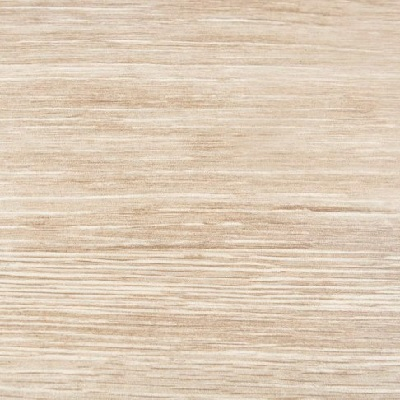
#> input picture HW2/group_5.jpg, 400 x 400 px
$ jupyter execute --allow-errors HW2.ipynb   (shell and % lines are left out)
#> lines starting #> are read from the running program, lines starting #| are printed output that depends on the picture
# Introduction
## IE423 - Group 5

In the second part of the project, we are responsible for analyzing the image that we were given and finding out out-of-control pixel values considering the each row and each column of the matrix. The image we worked on has a pixel size of 400x400 and we converted it to greyscale.

[cell 1]
import cv2
import numpy as np
import matplotlib.pyplot as plt
import seaborn as sns
sns.set(style="whitegrid")
from tqdm import tqdm

## Part 1

[cell 2]
to_grey=lambda x: cv2.cvtColor(x,cv2.COLOR_BGR2GRAY)
img=cv2.imread("group_5.jpg")
#> img is the input picture: shape (400, 400, 3); mean B, G, R 183.6, 204, 221.9
img=to_grey(img)
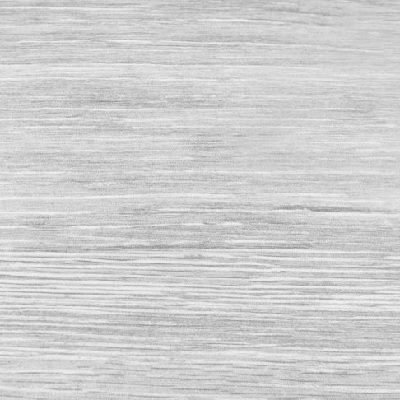
#> img: shape (400, 400); min 143, max 246, mean 207
plt.figure(figsize=(10,15))
plt.imshow(img,cmap="gray")

### a) For each row of our image, we constructed an appropriate chart for monitoring the mean and the variance. For the mean and the variance, X-bar chart and S chart are used respectively. The reason for using S chart is that sample size is greater than 10 which is the maximum sample size for using R chart.

[cell 3]
# calc of x_bar_bar and s_bar
x_bars=[]
s_s=[]
img_controlled=[]
for idx in range(400):
    row=img[idx]
    x_bar=row.mean()
    x_bars.append(x_bar)
    s_=np.std(row,ddof=1)
    s_s.append(s_)
    x_ucl=x_bar+2*s_
    x_lcl=x_bar-2*s_
    row=np.where((row>x_lcl)&(row<x_ucl),row,0)
    img_controlled.append(row)
#> this loop made 400 passes
#> (x_bar, s_, x_ucl, x_lcl) on passes 1 to 3: (200.1, 9.02, 218.1, 182), (199.9, 8.66, 217.2, 182.6), (200.7, 8.73, 218.1, 183.2)
#> after the loop, img_controlled = 400 items; s_s = 400 values, max 20.17 at index 212, min 5.04 at index 73, mean 11.31; x_bars = 400 values, max 222.6 at index 172, min 182.5 at index 247, mean 207
img_controlled=np.array(img_controlled)
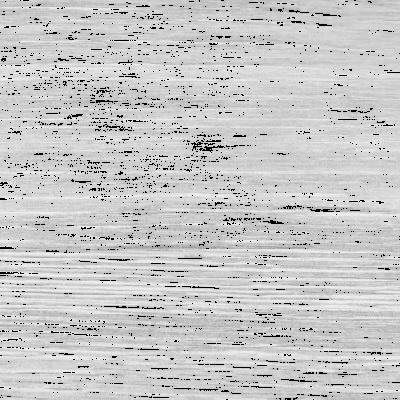
#> img_controlled: shape (400, 400); min 0, max 245, mean 198.8

[cell 4]
#applying control
fig,ax=plt.subplots(ncols=2,figsize=(20,15))
ax[0].imshow(img_controlled,cmap="gray")
ax[1].imshow(img,cmap="gray")
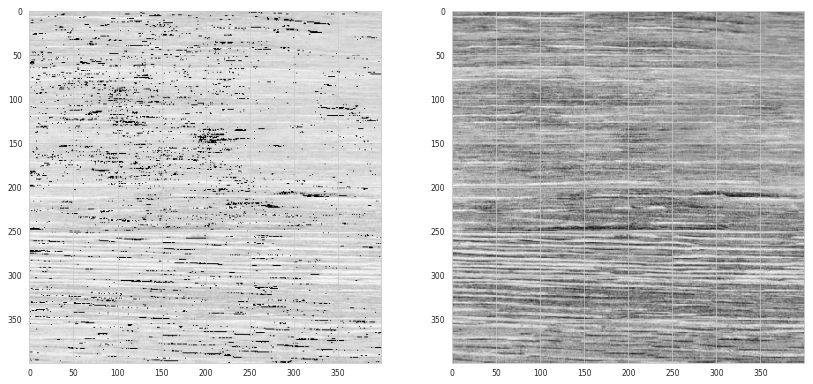
#> figure drawn by matplotlib, 2 panels

The grain texture of the image displays horizontal tendency. However, the grains are not perfectly horizontal and the slight transverse deviation from the defined rows causes high standard deviation in some of the samples. On the other hand, some of the horizontal grain texture display a better match with the row. These rows generate extremely small standard deviation because of the pixel color distribution. Because there are rows having sample standard deviation values either extremely high or extremely low, a high percentage of the sample rows are found to be out-of-control according to S chart constructed from the sample data.

[cell 5]
fig,ax=plt.subplots(nrows=2,ncols=2,figsize=(16,10))
idxs=np.random.choice(list(range(len(x_bars))),4).reshape((2,2))
#> idxs = [[172, 47], [117, 192]]
for i in range(2):
    for j in range(2):
        ax[i,j].plot(img[idxs[i,j]])
        ax[i,j].plot([x_bars[idxs[i,j]]+2*s_s[idxs[i,j]]]*400,color="red")
        ax[i,j].plot([x_bars[idxs[i,j]]-2*s_s[idxs[i,j]]]*400,color="red")
        ax[i,j].plot([x_bars[idxs[i,j]]]*400,color="green")
        ax[i,j].set_title(" Control chart of row {}".format(idxs[i,j]))
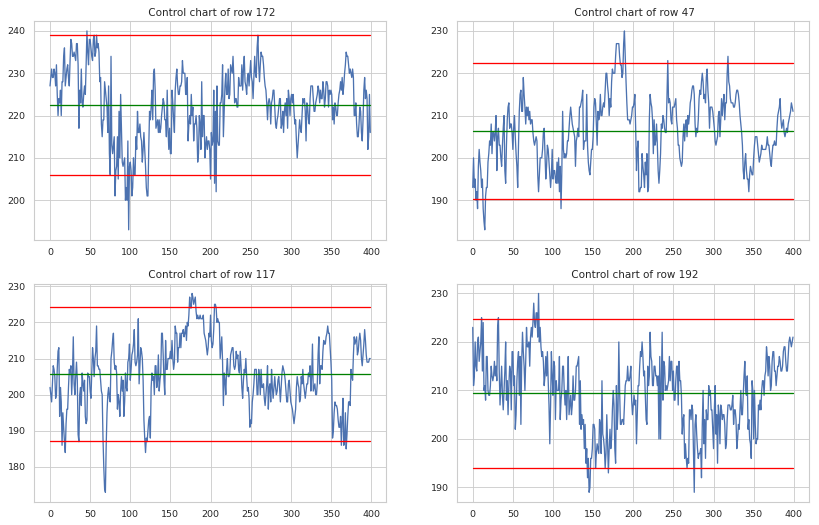
#> figure drawn by matplotlib, 4 panels; panel 1: curve peaks at x = 46, y = 240; panel 2: curve peaks at x = 189, y = 230; panel 3: curve peaks at x = 177, y = 228; panel 4: curve peaks at x = 82, y = 230

The horizontal grain texture causes the mean value of sample rows to be different from each other. Some of the rows are close to white while some of them are close to black due to the grain texture. X-bar values among samples deviate significantly from the overall sample mean, causing many out-of-control samples.

### b) For each column of our image, we constructed an appropriate chart for monitoring the mean and the variance. For the mean and the variance, X-bar chart and S chart are used respectively. The reason for using S chart is that sample size is greater than 10 which is the maximum sample size for using R chart.

[cell 6]
# calc of x_bar_bar and s_bar
x_bars=[]
s_s=[]
img_controlled=[]
for idx in range(400):
    row=img[:,idx]
    x_bar=row.mean()
    x_bars.append(x_bar)
    s_=np.std(row,ddof=1)
    s_s.append(s_)
    x_ucl=x_bar+2*s_
    x_lcl=x_bar-2*s_
    row=np.where((row>x_lcl)&(row<x_ucl),row,0)
    img_controlled.append(row)
#> this loop made 400 passes
#> (x_bar, s_, x_ucl, x_lcl) on passes 1 to 3: (211.7, 12.96, 237.6, 185.7), (211.5, 12.92, 237.3, 185.6), (211.7, 12.49, 236.7, 186.7)
#> after the loop, s_s = 400 values, max 14.53 at index 204, min 10.81 at index 397, mean 13.21; x_bars = 400 values, max 212 at index 11, min 203.7 at index 200, mean 207
img_controlled=np.array(img_controlled).T
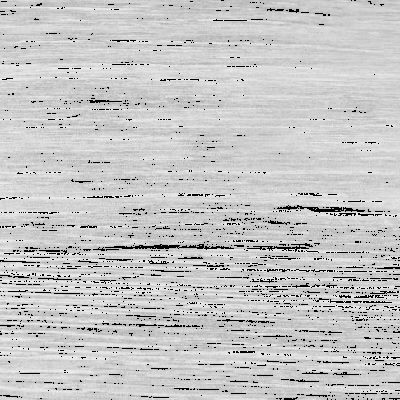
#> img_controlled: shape (400, 400); min 0, max 237, mean 197.5

[cell 7]
#applying control
fig,ax=plt.subplots(ncols=2,figsize=(20,15))
ax[0].imshow(img_controlled,cmap="gray")
ax[1].imshow(img,cmap="gray")

Since the grain texture of the image displays horizontal tendency; there are various pixel values within each column. Therefore the standard deviation of the columns are high but the values do not differ much from column to column. This explains why the central line of the S chart is high and high percentage of the values stand between control limits in contrast to results that we obtained in part a.

[cell 8]
fig,ax=plt.subplots(nrows=2,ncols=2,figsize=(16,10))
idxs=np.random.choice(list(range(len(x_bars))),4).reshape((2,2))
#> idxs = [[323, 251], [195, 359]]
for i in range(2):
    for j in range(2):
        ax[i,j].plot(img[:,idxs[i,j]])
        ax[i,j].plot([x_bars[idxs[i,j]]+2*s_s[idxs[i,j]]]*400,color="red")
        ax[i,j].plot([x_bars[idxs[i,j]]-2*s_s[idxs[i,j]]]*400,color="red")
        ax[i,j].plot([x_bars[idxs[i,j]]]*400,color="green")
        ax[i,j].set_title(" Control chart of row {}".format(idxs[i,j]))
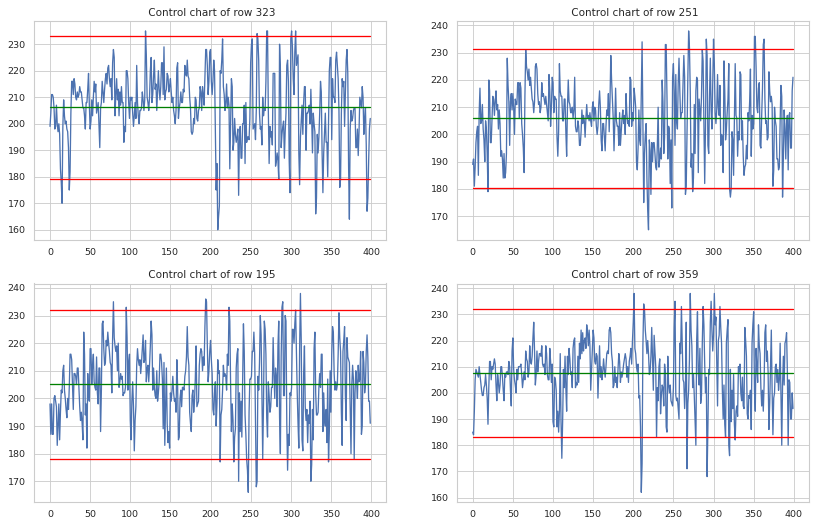
#> figure drawn by matplotlib, 4 panels; panel 1: curve peaks at x = 119, y = 235; panel 2: curve peaks at x = 269, y = 238; panel 3: curve peaks at x = 312, y = 238; panel 4: curve peaks at x = 201, y = 238

Even though the variety within columns are high for every single column, the mean values are similar for each column. So, we found less out-of-control situations from X-bar chart. Because there are less out-of-control samples in part b, the number of black points in part b is less than in part a. Additionally, the value of the central line of the X-bar chart is the same for both part a and part b. This is due to the fact that central line implies the overall sample mean.

## Part 2

[cell 9]
from sklearn.feature_extraction import image
print('Image shape: {}'.format(img.shape))
#| Image shape: (400, 400)
patches = image.extract_patches_2d(img, (51, 51))
print('Patches shape: {}'.format(patches.shape))
#| Patches shape: (122500, 51, 51)
fig,ax=plt.subplots(1,2,figsize=(15,10))
ax[0].imshow(patches[1],cmap="gray")
ax[1].imshow(patches[22000],cmap="gray");
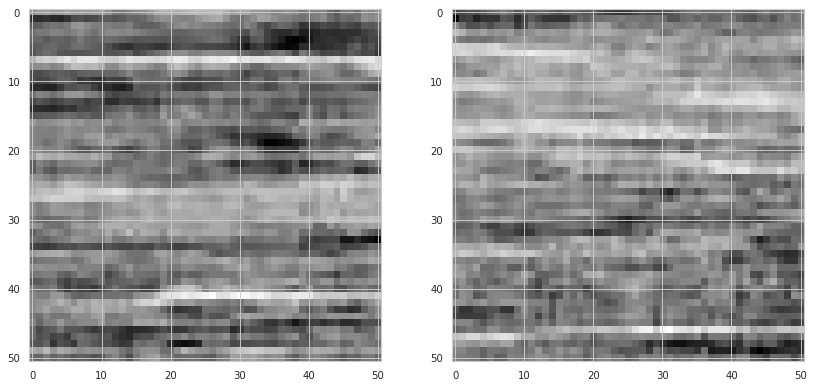
#> figure drawn by matplotlib, 2 panels

[cell 10]
import pandas as pd
patches=patches.reshape((122500,2601))
patches=pd.DataFrame(patches)
#> patches = table of 122500 rows and 2601 columns
patches.head()
#> Out = table of 5 rows and 2601 columns
